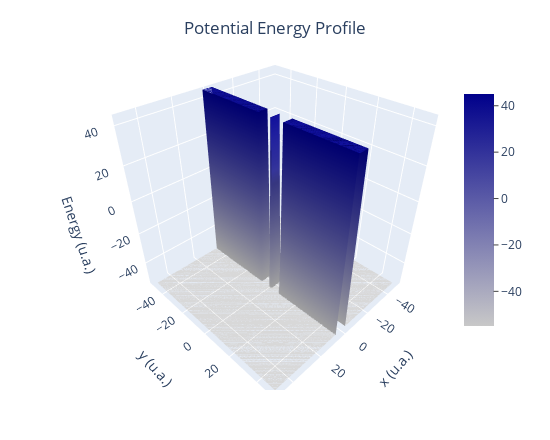

The notebook cell this image was saved under:
### Markdown cell above
The barrier which will be used in the calculation is presented in the next figure.

Pot_Type, mu, V0

Nx, Ny

x0, xL, y0, yL
d_slit, ls

#If the number of slits is more than one
l, n_slits

### Code cell
import plotly.graph_objects as go
import numpy as np

# Assuming OutData and InputData are already defined
v_top = OutData.V[0].min()
v = np.transpose(OutData.V)
x = OutData.x
y = OutData.y
X, Y = np.meshgrid(x, y)  # Create grid

# Create a custom colormap in Plotly format
colors = [
    [0, 'rgb(200, 200, 200)'],  # At the start (0), the color is rgb(200, 200, 200)
    [1, 'rgb(0, 0, 139)']       # At the end (1), the color is rgb(0, 0, 139)
]

# Create the figure
fig = go.Figure()

# Add the surface plot
fig.add_trace(go.Surface(
    z=v,
    x=X,
    y=Y,
    colorscale=colors,
    # cmin=v.min(),
    # cmax=v.max(),
    colorbar=dict(
        # titleside='centre',
        ticks='outside',
        len=0.7,  # Adjust the length of the colorbar
        x=0.85  # Adjust the position of the colorbar
    )
))

# Update the layout
fig.update_layout(
        title={
        'text': 'Potential Energy Profile',
        'x': 0.5,  # This centers the title
        'xanchor': 'center',  # Ensures the title is centered
        'y': 0.95,  # Adjust this value to move the title up or down
        'yanchor': 'top'  # Ensures the title is anchored at its top point vertically
    },
    # autosize=True,
    scene=dict(
        xaxis_title='x (u.a.)',
        yaxis_title='y (u.a.)',
        zaxis_title='Energy (u.a.)',
        zaxis=dict(range=[v.min(), v.max()]),
        # xaxis=dict(range=[InputData.x0, InputData.xL]),
        # yaxis=dict(range=[InputData.y0, InputData.yL]),

    ),
    margin=dict(l=20, r=20, t=30, b=50),
    height=440,
    width=550
)


# Show the plot
fig.show()

### Figure 1 — Plotly figure (JSON) as saved in the notebook; plotly's stock layout.template omitted (floating-point values rounded to 4 significant figures; data arrays with more than 128 entries replaced by an {"elided": "..."} marker saying what was removed)
{"data": [{"colorbar": {"len": 0.7, "ticks": "outside", "x": 0.85}, "colorscale": [[0, "rgb(200, 200, 200)"], [1, "rgb(0, 0, 139)"]], "type": "surface", "x": {"elided": "100x100 int values"}, "y": {"elided": "100x100 int values"}, "z": {"elided": "100x100 float values"}}], "layout": {"height": 440, "margin": {"b": 50, "l": 20, "r": 20, "t": 30}, "scene": {"xaxis": {"title": {"text": "x (u.a.)"}}, "yaxis": {"title": {"text": "y (u.a.)"}}, "zaxis": {"range": [-54.93, 45.07], "title": {"text": "Energy (u.a.)"}}}, "title": {"text": "Potential Energy Profile", "x": 0.5, "xanchor": "center", "y": 0.95, "yanchor": "top"}, "width": 550}}
